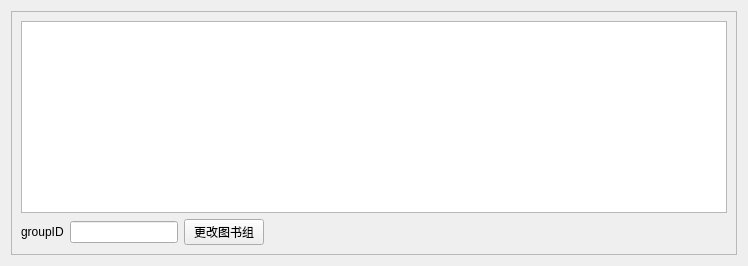
              <widget class="QWidget" name="page_12">
               <layout class="QGridLayout" name="gridLayout_23">
                <item row="0" column="0">
                 <widget class="QFrame" name="frame_14">
                  <property name="frameShape">
                   <enum>QFrame::StyledPanel</enum>
                  </property>
                  <property name="frameShadow">
                   <enum>QFrame::Raised</enum>
                  </property>
                  <layout class="QGridLayout" name="gridLayout_52">
                   <item row="0" column="0" colspan="2">
                    <widget class="QTableWidget" name="searchResult_7"/>
                   </item>
                   <item row="1" column="0">
                    <layout class="QGridLayout" name="gridLayout_51">
                     <item row="0" column="0">
                      <widget class="QLabel" name="label_39">
                       <property name="text">
                        <string>groupID</string>
                       </property>
                      </widget>
                     </item>
                     <item row="0" column="1">
                      <widget class="QLineEdit" name="lineEdit_2"/>
                     </item>
                     <item row="0" column="2">
                      <widget class="QPushButton" name="changegroup">
                       <property name="text">
                        <string>更改图书组</string>
                       </property>
                      </widget>
                     </item>
                    </layout>
                   </item>
                   <item row="1" column="1">
                    <spacer name="horizontalSpacer_29">
                     <property name="orientation">
                      <enum>Qt::Horizontal</enum>
                     </property>
                     <property name="sizeHint" stdset="0">
                      <size>
                       <width>457</width>
                       <height>20</height>
                      </size>
                     </property>
                    </spacer>
                   </item>
                  </layout>
                 </widget>
                </item>
               </layout>
              </widget>
